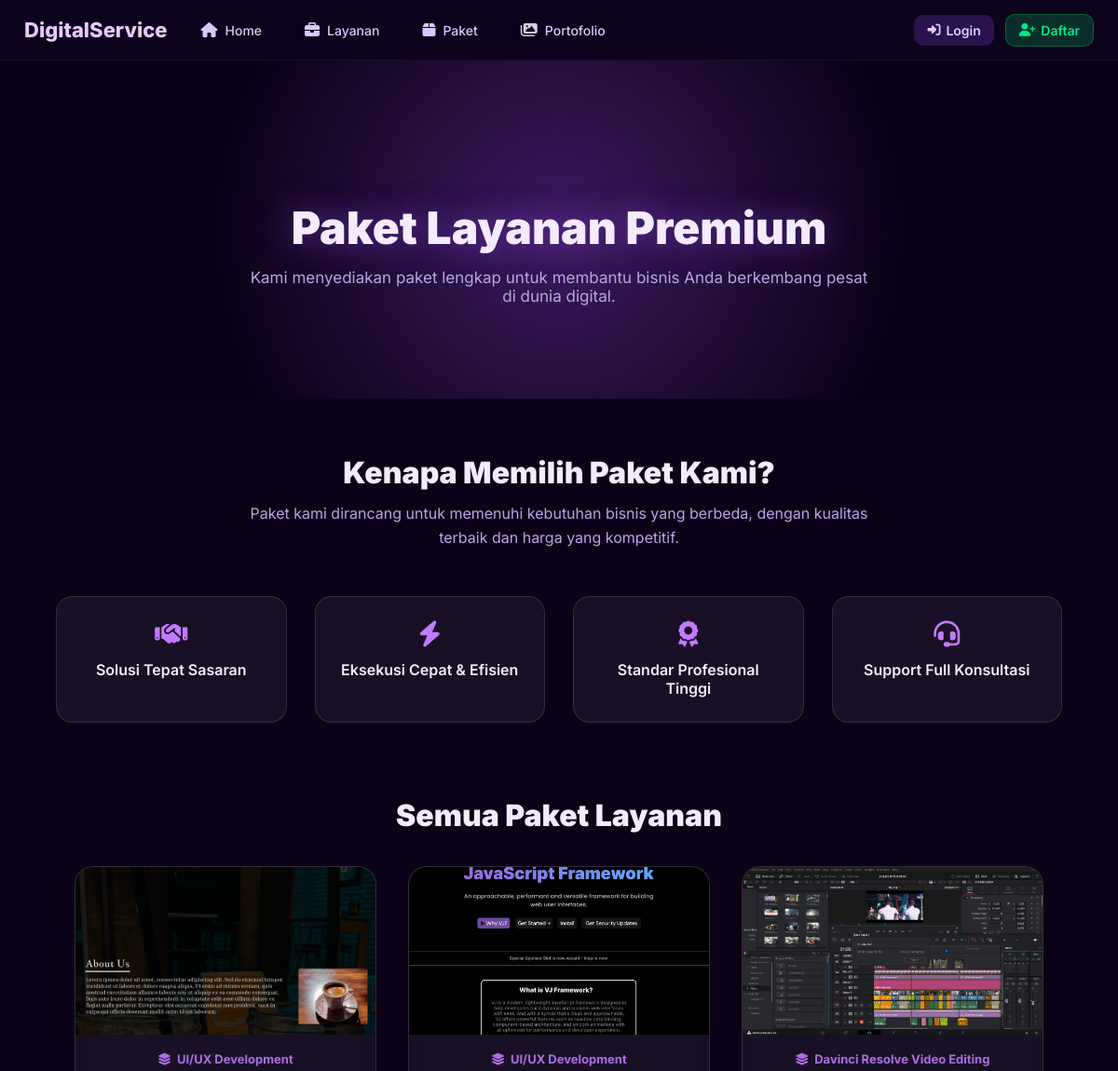
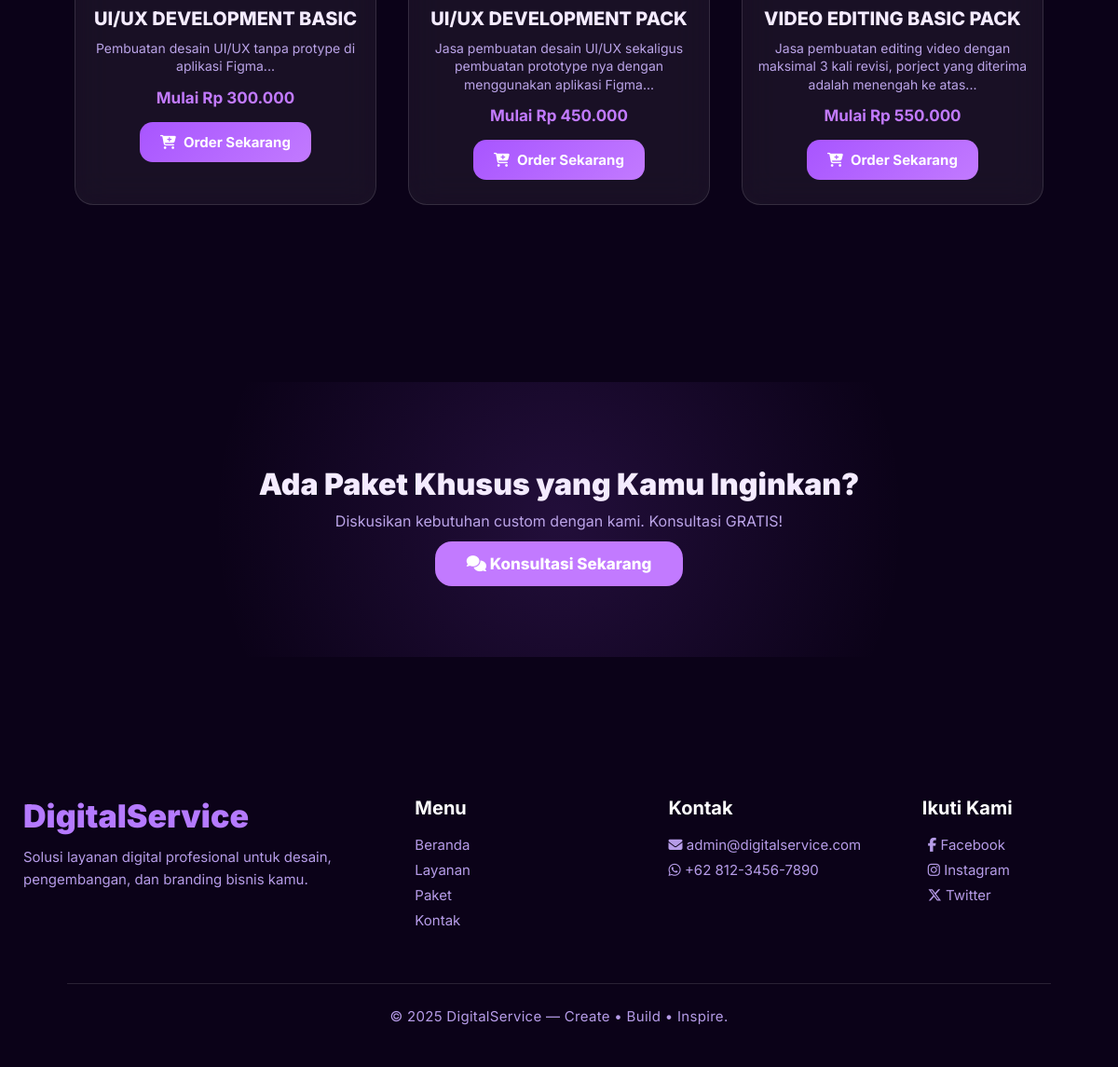
/digital_service/public/views/user/pages/packages.php, run on the app's committed database (2 pictures, top to bottom).
### tables this page shows
CREATE TABLE `packages` (
  `id` int(10) UNSIGNED NOT NULL,
  `service_id` int(10) UNSIGNED DEFAULT NULL,
  `name` varchar(100) NOT NULL,
  `description` text DEFAULT NULL,
  `price` int(10) UNSIGNED NOT NULL,
  `thumbnail` varchar(255) DEFAULT NULL,
  `created_at` datetime NOT NULL DEFAULT current_timestamp()
);

### digital_service/config/app.php (called while the page is built, shortened)
<?php
$BASE_URL = "http://localhost/digital_service/";
?>

### digital_service/public/views/user/pages/packages.php (the view, shortened to what this page needs)
<?php
require_once __DIR__ . "/../../../../config/db.php";
require_once __DIR__ . "/../../../../config/app.php";
$packages = [];
$q = $conn->query("
    SELECT
        p.id,
        p.name,
        p.description,
        p.price,
        p.thumbnail,
        GROUP_CONCAT(s.title SEPARATOR ', ') AS services
    FROM packages p
    LEFT JOIN package_services ps ON ps.package_id = p.id
    LEFT JOIN services s ON s.id = ps.service_id
    GROUP BY p.id
    ORDER BY p.price ASC
");
if ($q) {
    while ($row = $q->fetch_assoc()) {
        $packages[] = $row;
    }
}
?>
<!DOCTYPE html>
<html lang="id">
<head>
    <link rel="stylesheet" href="<?= $BASE_URL ?>public/assets/styles/user/packages.css">
    <link rel="stylesheet" href="https://cdnjs.cloudflare.com/ajax/libs/font-awesome/6.5.0/css/all.min.css">
</head>
<body>
    <?php include __DIR__ . "/../layout/navbar.php"; ?>
    <section class="hero-packages">
        <div class="container">
            <h1>Paket Layanan Premium</h1>
            <p>Kami menyediakan paket lengkap untuk membantu bisnis Anda berkembang pesat di dunia digital.</p>
        </div>
    </section>
    <section class="packages-intro">
        <div class="container">
            <h2 class="section-title">Kenapa Memilih Paket Kami?</h2>
            <p class="section-text">Paket kami dirancang untuk memenuhi kebutuhan bisnis yang berbeda, dengan kualitas terbaik dan harga yang kompetitif.</p>
        </div>
        <section class="section-benefits">
            <div class="container benefit-grid">
                <div class="benefit-card">
                    <i class="fa-solid fa-handshake"></i>
                    Solusi Tepat Sasaran
                </div>
                <div class="benefit-card">
                    <i class="fa-solid fa-bolt"></i>
                    Eksekusi Cepat & Efisien
                </div>
                <div class="benefit-card">
                    <i class="fa-solid fa-award"></i>
                    Standar Profesional Tinggi
                </div>
                <div class="benefit-card">
                    <i class="fa-solid fa-headset"></i>
                    Support Full Konsultasi
                </div>
            </div>
            <section class="section-packages-list">
                <div class="container">
                    <h2 class="section-title">Semua Paket Layanan</h2>
                    <div class="packages-grid">
                        <?php if (!empty($packages)): ?>
                            <?php foreach ($packages as $pkg): ?>
                                <div class="package-card">
                                    <div class="thumb">
                                        <?php if ($pkg["thumbnail"]): ?>
                                            <img src="<?= $BASE_URL ?>uploads/packages/<?= htmlspecialchars($pkg["thumbnail"]) ?>">
                                        <?php else: ?>
                                            <i class="fa-solid fa-box no-thumb"></i>
                                        <?php endif; ?>
                                    </div>
                                    <div class="service-tag">
                                        <i class="fa-solid fa-layer-group"></i>
                                        <?= htmlspecialchars($pkg["services"] ?? "Belum ada layanan") ?>
                                    </div>
                                    <h3 class="pkg-name"><?= htmlspecialchars($pkg["name"]) ?></h3>
                                    <p class="pkg-desc"><?= htmlspecialchars(substr($pkg["description"], 0, 110)) ?>...</p>
                                    <div class="pkg-price">Mulai Rp <?= number_format($pkg["price"], 0, ',', '.') ?></div>
                                    <a href="<?= $BASE_URL ?>public/views/user/pages/orders.php?package_id=<?= $pkg["id"] ?>"
                                        class="btn-order">
                                        <i class="fa-solid fa-cart-plus"></i> Order Sekarang
                                    </a>
                                </div>
                            <?php endforeach; ?>
                        <?php else: ?>
                            <p class="empty">Paket belum tersedia.</p>
                        <?php endif; ?>
                    </div>
                </div>
            </section>
        </section>
    </section>
    <section class="section-cta">
        <div class="container">
            <h2>Ada Paket Khusus yang Kamu Inginkan?</h2>
            <p>Diskusikan kebutuhan custom dengan kami. Konsultasi GRATIS!</p>
            <a href="<?= $BASE_URL ?>public/views/user/pages/contact.php" class="btn-cta">
                <i class="fa-solid fa-comments"></i> Konsultasi Sekarang
            </a>
        </div>
    </section>
</body>
    <?php include $_SERVER['DOCUMENT_ROOT'] . "/digital_service/public/views/user/layout/footer.php"; ?>
</html>

### digital_service/public/views/user/layout/navbar.php (shortened to what this page needs)
<?php
require_once __DIR__ . "/../../../../config/app.php";
$logged_in = isset($_SESSION['user_id']);
$name = $logged_in ? ($_SESSION['user_name'] ?? 'Pengguna') : "Pengguna";
?>
<link rel="stylesheet" href="<?= $BASE_URL ?>public/assets/styles/components/navbar.css">
<link rel="stylesheet" href="https://cdnjs.cloudflare.com/ajax/libs/font-awesome/6.5.0/css/all.min.css">
<nav class="user-navbar">
    <div class="nav-left">
        <a href="<?= $BASE_URL ?>public/index.php" class="nav-logo">DigitalService</a>
        <ul class="nav-links">
            <li><a href="<?= $BASE_URL ?>public/index.php"
                    class="<?= basename($_SERVER['PHP_SELF']) === 'index.php' ? 'active' : '' ?>">
                    <i class="fa-solid fa-house"></i> Home
            </a></li>
            <li><a href="<?= $BASE_URL ?>public/views/user/pages/services.php">
                    <i class="fa-solid fa-briefcase"></i> Layanan
            </a></li>
            <li><a href="<?= $BASE_URL ?>public/views/user/pages/packages.php">
                    <i class="fa-solid fa-box"></i> Paket
            </a></li>
            <li><a href="<?= $BASE_URL ?>public/views/user/pages/portfolios.php">
                    <i class="fa-solid fa-images"></i> Portofolio
            </a></li>
        </ul>
    </div>
    <div class="nav-right">
        <?php if ($logged_in): ?>
            <div class="nav-user">
                <i class="fa-solid fa-circle-user"></i>
                <span class="username"><?= htmlspecialchars($name) ?></span>
            </div>
            <a href="<?= $BASE_URL ?>public/logout.php" class="btn-logout">
                <i class="fa-solid fa-right-from-bracket"></i> Logout
            </a>
        <?php else: ?>
            <a href="<?= $BASE_URL ?>public/login.php" class="btn-login">
                <i class="fa-solid fa-right-to-bracket"></i> Login
            </a>
            <a href="<?= $BASE_URL ?>public/register.php" class="btn-register">
                <i class="fa-solid fa-user-plus"></i> Daftar
            </a>
        <?php endif; ?>
    </div>
</nav>

### digital_service/public/views/user/layout/footer.php
<link rel="stylesheet" href="<?= $BASE_URL ?>public/assets/styles/components/footer.css">
<footer class="ds-footer">
    <div class="ds-footer-container">
        <div class="footer-section brand">
            <h2>DigitalService</h2>
            <p>
                Solusi layanan digital profesional untuk desain, pengembangan,
                dan branding bisnis kamu.
            </p>
        </div>
        <div class="footer-section">
            <h3>Menu</h3>
            <a href="<?= $BASE_URL ?>">Beranda</a>
            <a href="<?= $BASE_URL ?>public/views/user/pages/services.php">Layanan</a>
            <a href="<?= $BASE_URL ?>public/views/user/pages/packages.php">Paket</a>
            <a href="<?= $BASE_URL ?>public/views/user/pages/contact.php">Kontak</a>
        </div>
        <div class="footer-section">
            <h3>Kontak</h3>
            <p><i class="fa-solid fa-envelope"></i> admin@digitalservice.com</p>
            <p><i class="fa-brands fa-whatsapp"></i> +62 812-3456-7890</p>
        </div>
        <div class="footer-section">
            <h3>Ikuti Kami</h3>
            <div class="socials">
                <a href="#">
                    <i class="fa-brands fa-facebook-f"></i>
                    <span>Facebook</span>
                </a>
                <a href="#">
                    <i class="fa-brands fa-instagram"></i>
                    <span>Instagram</span>
                </a>
                <a href="#">
                    <i class="fa-brands fa-x-twitter"></i>
                    <span>Twitter</span>
                </a>
            </div>
        </div>
    </div>
    <hr class="footer-line">
    <div class="footer-copy">
        © 2025 DigitalService — Create • Build • Inspire.
    </div>
</footer>

### digital_service/public/assets/styles/user/packages.css (style rules this page uses)
:root { --bg: #090015; --card: rgba(255,255,255,.06); --text: #f4ebff; --dim: #bba4e8; --accent: #a855ff; --accent2: #c27aff; --border: rgba(255,255,255,.12); --shadow: rgba(168,85,255,.3); }
* { margin:0; padding:0; box-sizing:border-box; font-family: "Inter", sans-serif; }
body { background: var(--bg); color: var(--text); }
.container { width:100%; max-width:1200px; padding:0 20px; margin:auto; }
.hero-packages { text-align:center; padding:150px 20px 100px; background: radial-gradient(circle at center, rgba(168,85,255,.3), var(--bg) 60%); }
.hero-packages h1 { font-size:48px; font-weight:900; text-shadow:0 0 35px rgba(168,85,255,.5); }
.hero-packages p { font-size:17px; max-width:680px; margin:14px auto 0; color:var(--dim); }
.packages-intro { text-align:center; padding:60px 20px 40px; }
.section-title { font-size:32px; font-weight:900; }
.section-text { color:var(--dim); max-width:700px; margin:12px auto 0; line-height:1.6; }
.section-benefits { padding:50px 20px 70px; }
.benefit-grid { display:grid; grid-template-columns:repeat(auto-fit,minmax(240px,1fr)); gap:30px; text-align:center; }
.benefit-card { background:var(--card); border-radius:18px; padding:26px; border:1px solid var(--border); font-weight:600; transition:.35s; display:flex; flex-direction:column; align-items:center; gap:14px; }
.benefit-card i { font-size:28px; color:var(--accent2); }
.section-packages-list { padding:80px 20px; text-align:center; }
.packages-grid { margin-top:35px; display:grid; grid-template-columns:repeat(auto-fit,minmax(260px,1fr)); gap:34px; }
.package-card { background:var(--card); border-radius:20px; border:1px solid var(--border); overflow:hidden; text-align:center; padding-bottom:26px; transition:.35s ease; backdrop-filter:blur(18px); }
.thumb { width:100%; height:180px; background:rgba(255,255,255,.07); display:flex; justify-content:center; align-items:center; overflow:hidden; }
.thumb img { width:100%; height:100%; object-fit:cover; transition:.4s ease; }
.service-tag { font-size:13px; margin-top:18px; font-weight:700; color:var(--accent2); display:inline-flex; gap:6px; align-items:center; opacity:.88; }
.pkg-name { font-size:20px; font-weight:800; margin:12px 0 10px; }
.pkg-desc { font-size:14px; color:var(--dim); padding:0 16px; line-height:1.4; }
.pkg-price { margin-top:14px; margin-bottom:16px; font-size:17px; font-weight:700; color:var(--accent2); }
.btn-order { display:inline-flex; align-items:center; justify-content:center; gap:8px; padding:12px 22px; border-radius:14px; background:linear-gradient(135deg,var(--accent),var(--accent2)); font-size:15px; font-weight:700; text-decoration:none; color:#fff; transition:.35s ease; }
.section-cta { padding:90px 20px; text-align:center; background:radial-gradient(circle, rgba(168,85,255,.15), transparent 60%); }
.section-cta h2 { font-size:32px; font-weight:900; margin-bottom:10px; }
.section-cta p { color:var(--dim); margin-bottom:26px; }
.btn-cta { background:var(--accent2); padding:14px 34px; border-radius:18px; font-size:17px; font-weight:800; color:#fff; text-decoration:none; transition:.3s ease; }

### digital_service/public/assets/styles/components/navbar.css (style rules this page uses)
* { margin: 0; padding: 0; box-sizing: border-box; }
body { overflow-x: hidden; background: #0b0218; font-family: "Inter", sans-serif; }
.user-navbar { width: 100%; height: 65px; background: #0c021b; display: flex; align-items: center; justify-content: space-between; padding: 0 26px; border-bottom: 1px solid rgba(255,255,255,0.05); position: sticky; top: 0; z-index: 999; }
.nav-left { display: flex; align-items: center; gap: 22px; }
.nav-logo { font-size: 22px; font-weight: 800; color: #e7cafe; text-decoration: none; transition: .25s; }
.nav-links { display: flex; align-items: center; gap: 18px; list-style: none; }
.nav-links li a { display: flex; align-items: center; gap: 8px; padding: 10px 14px; border-radius: 10px; font-size: 14px; font-weight: 500; text-decoration: none; color: #d7c9ff; transition: .22s ease-in-out; }
.nav-links li a i { font-size: 16px; }
.nav-right { display: flex; align-items: center; gap: 12px; }
.btn-login, .btn-register, .btn-logout { display: flex; align-items: center; gap: 6px; padding: 8px 14px; border-radius: 10px; font-size: 14px; text-decoration: none; font-weight: 600; transition: .22s ease-in-out; }
.btn-login { background: rgba(145, 72, 255, .22); color: #e3caff; }
.btn-register { background: rgba(0, 200, 100, .22); color: #00e98a; border: 1px solid rgba(0,200,100,.35); }

### data on the page
packages: thumbnail (picture), services "UI/UX Development", name "UI/UX DEVELOPMENT BASIC", description "Pembuatan desain UI/UX tanpa protype di aplikasi Figma", price "300.000"
packages: thumbnail (picture), services "UI/UX Development", name "UI/UX DEVELOPMENT PACK", description "Jasa pembuatan desain UI/UX sekaligus pembuatan prototype nya dengan menggunakan aplikasi Figma", price "450.000"
packages: thumbnail (picture), services "Davinci Resolve Video Editing", name "VIDEO EDITING BASIC PACK", description "Jasa pembuatan editing video dengan maksimal 3 kali revisi, porject yang diterima adalah menengah ke atas", price "550.000"
